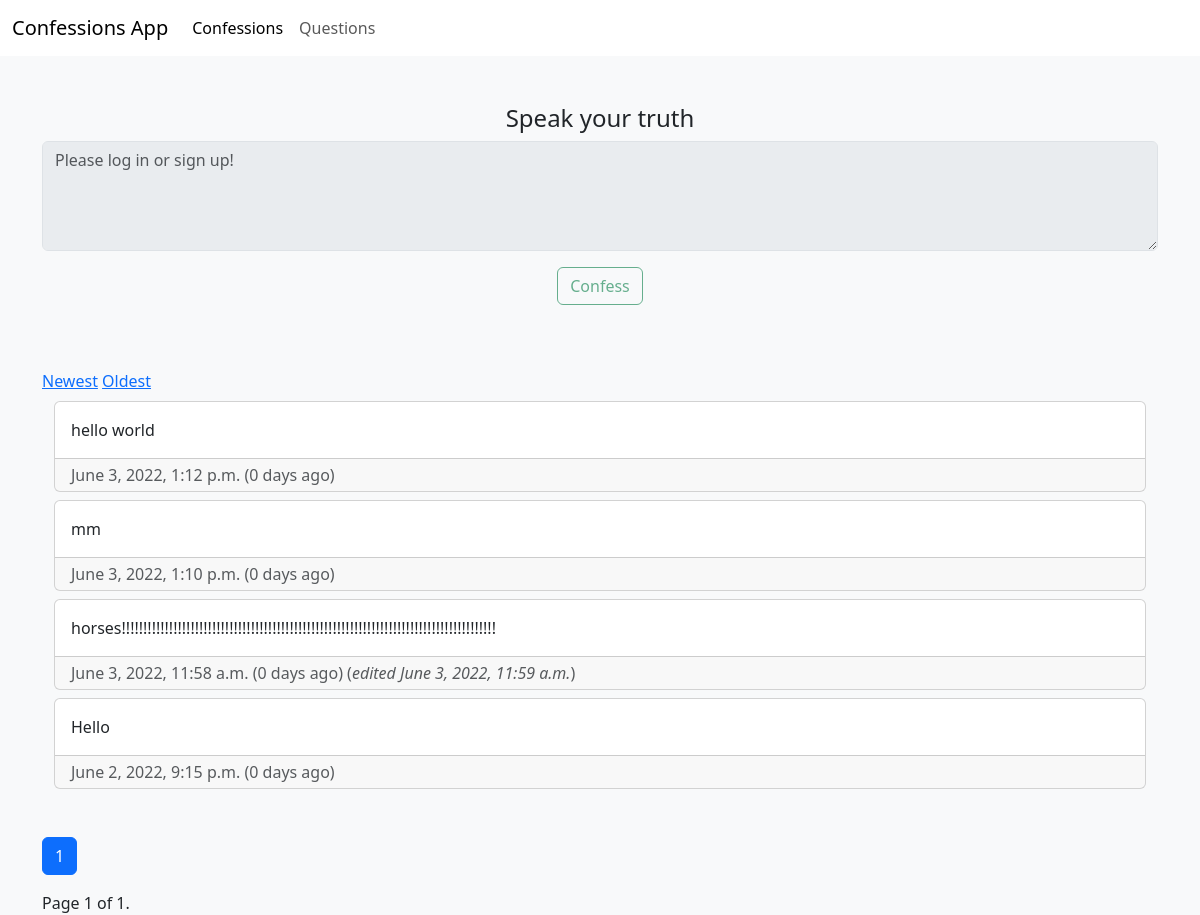
The app's page /confessions/ with its own data.
### ConfessionsApp/models.py (models this page shows, shortened)
class Confession(models.Model):
    body = models.CharField(max_length=666)
    date = models.DateTimeField(auto_now_add=True)
    owner = models.ForeignKey(User, on_delete=models.CASCADE)
    edited = models.BooleanField(default=False)
    edited_date = models.DateTimeField(auto_now=True, blank=True, null=True)
    @property
    def num_days_ago(self):
        today= timezone.now()
        return (today - self.date).days

### ConfessionsApp/views.py (the view, shortened to what this page needs)
# urls.py: path("confessions/", views.confessions, name="confessions"),
def confessions(request):
    if request.method != "POST":
        SortBy = request.GET.get('SortBy')
        if SortBy == "Newest":
            Confessions = Confession.objects.all().order_by('-date')
        elif SortBy == "Oldest":
            Confessions = Confession.objects.all().order_by('date')
        else:
            Confessions = Confession.objects.all().order_by('-date')
        paginator = Paginator(Confessions, 10)
        page_number = request.GET.get('page')
        page_obj = paginator.get_page(page_number)
        return render(request, 'ConfessionsApp/confessions.html',
                    {'page_obj': page_obj,
                    'SortBy' : SortBy,})

### ConfessionsApp/templates/ConfessionsApp/confessions.html (shortened to what this page needs)
{%extends 'ConfessionsApp/base.html'%}
{%load bootstrap_icons%}
{%load static%}
{%block content%}
<div class="container">
  <form method="POST">
    <div class=" mt-5 mb-3 text-center">
      <h4 for="ConfessionInput" class="form-label mb-2">Speak your truth</h4>
      {%if user.is_authenticated%}
      <textarea class="form-control" name="ConfessionInput" rows="4" placeholder="Type your confession..."></textarea>
      <input class="btn btn-outline-success mt-3 mb-5" id="submitBtn" type="submit" value="Confess"/>
      {%else%}
      <textarea class="form-control" name="ConfessionInput" rows="4" placeholder="Please log in or sign up!" disabled></textarea>
      <input class="btn btn-outline-success mt-3 mb-5" id="submitBtn" type="submit" value="Confess" disabled/>
      {%endif%}
    </div>
  </form>
  <a href="?page={{page_obj.number}}&SortBy=Newest">Newest</a>
  <a href="?page={{page_obj.number}}&SortBy=Oldest">Oldest</a>
  <div class="container mb-5">
    {% for Confession in page_obj %}
      <div class="card mt-2 mb-2">
        <span class="card-body">{{Confession.body}}</span>
        <div class="card-footer py-1 submission-footer text-muted">
          <span class="card-text me-5">
            {{Confession.date}}
            {%if Confession.num_days_ago != 1%}
              ({{Confession.num_days_ago}} days ago)
            {%else%}
            ({{Confession.num_days_ago}} day ago)
            {%endif%}
            {%if Confession.edited%}
            (<i>edited {{Confession.edited_date}}</i>)
            {%endif%}
          </span>
        </div>
      </div>
    {%endfor%}
  </div>
<ul class="pagination my-3">
        <li class="page-item active" aria-current="page">
          <a class="page-link" href="#" >{{page_obj.number}}</a>
        </li>
</ul>
<span class="current">
  Page {{ page_obj.number }} of {{ page_obj.paginator.num_pages }}.
</span>
</div>
{%endblock content%}

### records on screen
Confession: body "hello world", date "June 3, 2022, 1:12 p.m.", num_days_ago "0"
Confession: body "mm", date "June 3, 2022, 1:10 p.m.", num_days_ago "0"
Confession: body "horses!!!!!!!!!!!!!!!!!!!!!!!!!!!!!!!!!!!!!!!!!!!!!!!!!!!!!!!!!!!!!!!!!!!!!!!!!!!!!!!!!!!!!!!", date "June 3, 2022, 11:58 a.m.", num_days_ago "0", edited_date "June 3, 2022, 11:59 a.m."
Confession: body "Hello", date "June 2, 2022, 9:15 p.m.", num_days_ago "0"

### other values on screen
{{ page_obj.number }} "1"
{{ page_obj.paginator.num_pages }} "1"
